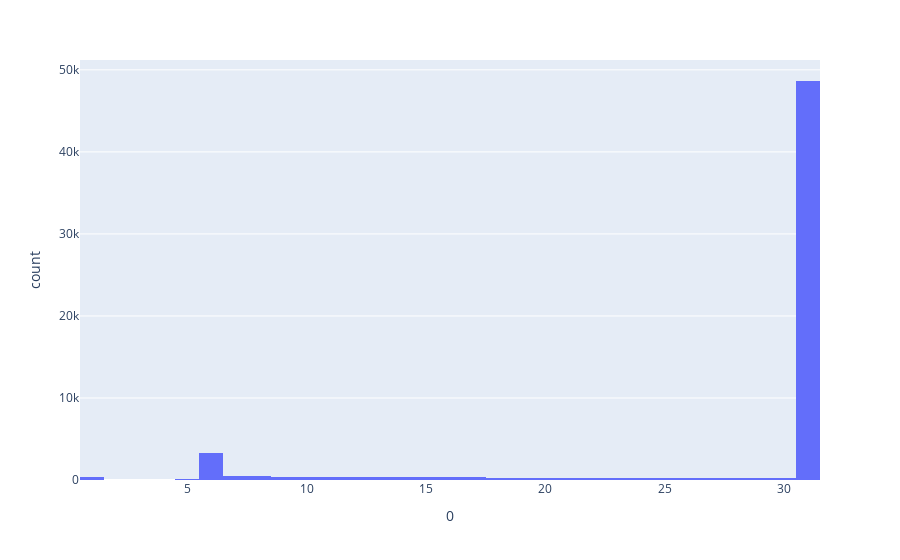

The cell this chart's notebook holds for it:
### Code cell
from specvae.visualize import plot_distribution
import plotly.express as px
# plot_distribution(Y.to_numpy(), 'peaks numbers', 'sdc', 'sdc', bins=200)
px.histogram(Y, x=0)

### Figure 1 — Plotly figure (JSON) as saved in the notebook; plotly's stock layout.template omitted (floating-point values rounded to 4 significant figures; data arrays with more than 128 entries replaced by an {"elided": "..."} marker saying what was removed)
{"data": [{"alignmentgroup": "True", "bingroup": "x", "hovertemplate": "0=%{x}<br>count=%{y}<extra></extra>", "legendgroup": "", "marker": {"color": "#636efa", "pattern": {"shape": ""}}, "name": "", "offsetgroup": "", "orientation": "v", "showlegend": false, "type": "histogram", "x": {"elided": "60000 int values"}, "xaxis": "x", "yaxis": "y"}], "layout": {"barmode": "relative", "legend": {"tracegroupgap": 0}, "margin": {"t": 60}, "xaxis": {"anchor": "y", "domain": [0, 1], "title": {"text": "0"}}, "yaxis": {"anchor": "x", "domain": [0, 1], "title": {"text": "count"}}}}
